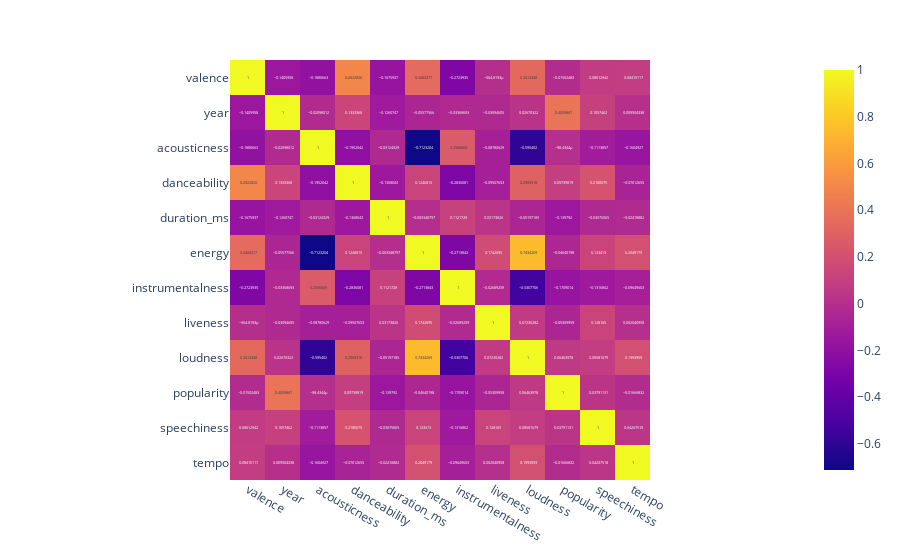

The code cell stored with this chart in its notebook:
### Code cell
fig = px.imshow(df_numeric.corr(), text_auto=True)
fig.show()

### Figure 1 — Plotly figure (JSON) as saved in the notebook; plotly's stock layout.template omitted (floating-point values rounded to 4 significant figures; data arrays with more than 128 entries replaced by an {"elided": "..."} marker saying what was removed)
{"data": [{"coloraxis": "coloraxis", "hovertemplate": "x: %{x}<br>y: %{y}<br>color: %{z}<extra></extra>", "name": "0", "texttemplate": "%{z}", "type": "heatmap", "x": ["valence", "year", "acousticness", "danceability", "duration_ms", "energy", "instrumentalness", "liveness", "loudness", "popularity", "speechiness", "tempo"], "xaxis": "x", "y": ["valence", "year", "acousticness", "danceability", "duration_ms", "energy", "instrumentalness", "liveness", "loudness", "popularity", "speechiness", "tempo"], "yaxis": "y", "z": {"elided": "12x12 float values"}}], "layout": {"coloraxis": {"colorscale": [[0, "#0d0887"], [0.1111, "#46039f"], [0.2222, "#7201a8"], [0.3333, "#9c179e"], [0.4444, "#bd3786"], [0.5556, "#d8576b"], [0.6667, "#ed7953"], [0.7778, "#fb9f3a"], [0.8889, "#fdca26"], [1, "#f0f921"]]}, "margin": {"t": 60}, "xaxis": {"anchor": "y", "constrain": "domain", "domain": [0, 1], "scaleanchor": "y"}, "yaxis": {"anchor": "x", "autorange": "reversed", "constrain": "domain", "domain": [0, 1]}}}
